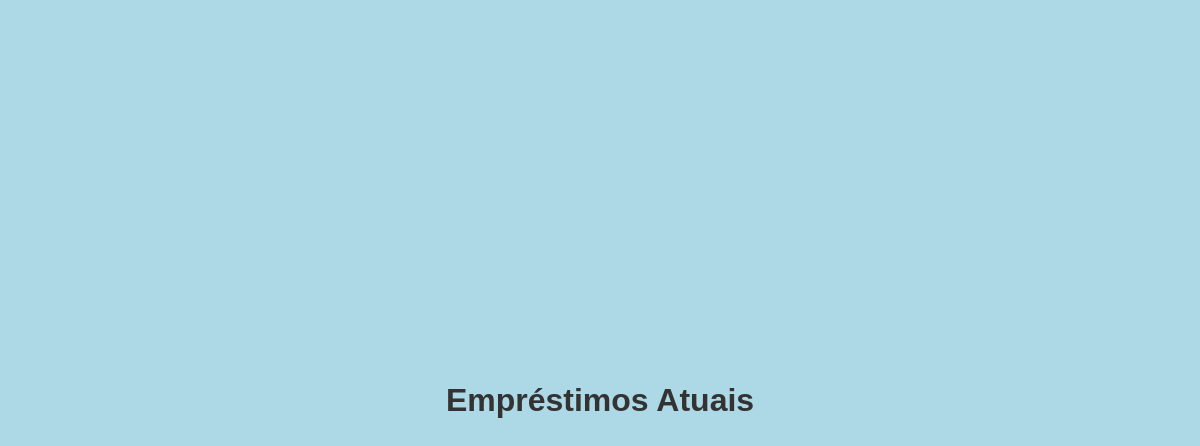
The app's page /acervo/emprestimos/, older data.
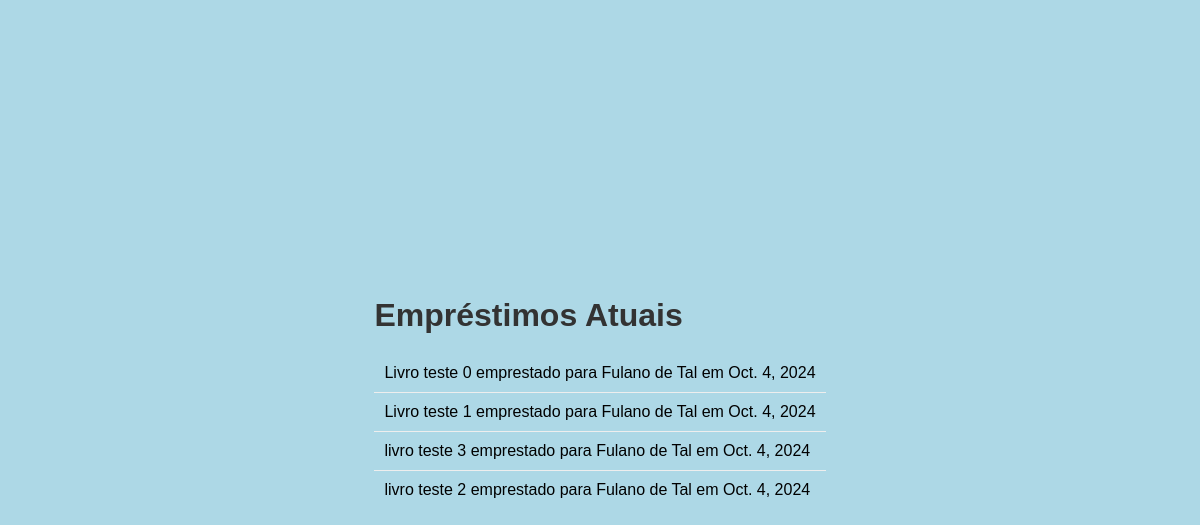
The same page, newer data.
### acervo/models.py (models this page shows, shortened)
class Emprestimo(models.Model):
    livro = models.ForeignKey(Livro, on_delete=models.CASCADE)
    leitor = models.ForeignKey(Leitor, on_delete=models.CASCADE)
    data_emprestimo = models.DateField(auto_now_add=True)
    data_devolucao = models.DateField(null=True, blank=True)
    devolvido = models.BooleanField(default=False)

class Livro(models.Model):
    titulo = models.CharField(max_length=255)
    autor = models.CharField(max_length=255)
    editora = models.CharField(max_length=255, null=True, blank=True)
    data_publicacao = models.DateField(null=True, blank=True)
    isbn = models.CharField(max_length=13, unique=True, null=True, blank=True)
    quantidade_total = models.PositiveIntegerField(default=1)
    quantidade_disponivel = models.PositiveIntegerField(default=1)

class Leitor(models.Model):
    nome = models.CharField(max_length=255)
    email = models.EmailField(unique=True)
    telefone = models.CharField(max_length=15, null=True, blank=True)
    endereco = models.TextField(null=True, blank=True)

### acervo/views.py (the view)
# urls.py: path('emprestimos/', EmprestimoListView.as_view(), name='emprestimos_lista'),
class EmprestimoListView(ListView):
    model = Emprestimo
    template_name = 'emprestimos/emprestimo_list.html'
    context_object_name = 'emprestimos'

### acervo/templates/emprestimos/emprestimo_list.html (shortened to what this page needs)
{% load static %}
<!DOCTYPE html>
<html lang="pt-BR">
<head>
</head>
<body>
    <div>
        <h1>Empréstimos Atuais</h1>
        <ul>
            {% for emprestimo in emprestimos %}
                <li>{{ emprestimo.livro.titulo }} emprestado para {{ emprestimo.leitor.nome }} em {{ emprestimo.data_emprestimo }}</li>
            {% endfor %}
        </ul
    ></div>
</body>
</html>

### acervo/templates/emprestimos/emprestimo_list.html (style rules this page uses)
body { display: flex; justify-content: center; align-items: center; height: 100vh; margin: 0; font-family: Arial, sans-serif; background-color: lightblue; }
ul { list-style-type: none; padding: 0; }
li { padding: 10px; border-bottom: 1px solid #eee; }
li:last-child { border-bottom: none; }
h1 { margin-bottom: 20px; color: #333; }

Row changes from the older to the newer data that the page shows:
added Emprestimo: livro.titulo "Livro teste 0", leitor.nome "Fulano de Tal", data_emprestimo "Oct. 4, 2024"
added Emprestimo: livro.titulo "Livro teste 1", leitor.nome "Fulano de Tal", data_emprestimo "Oct. 4, 2024"
added Emprestimo: livro.titulo "livro teste 3", leitor.nome "Fulano de Tal", data_emprestimo "Oct. 4, 2024"
added Emprestimo: livro.titulo "livro teste 2", leitor.nome "Fulano de Tal", data_emprestimo "Oct. 4, 2024"
